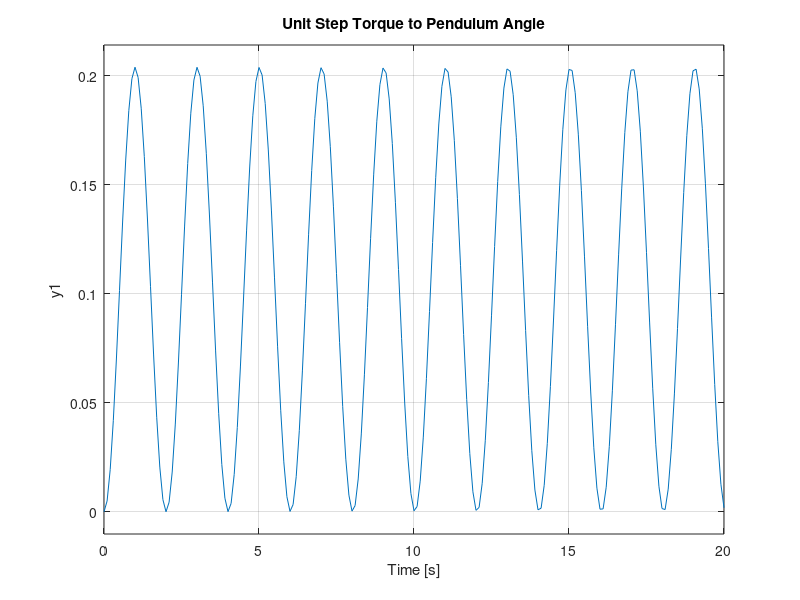
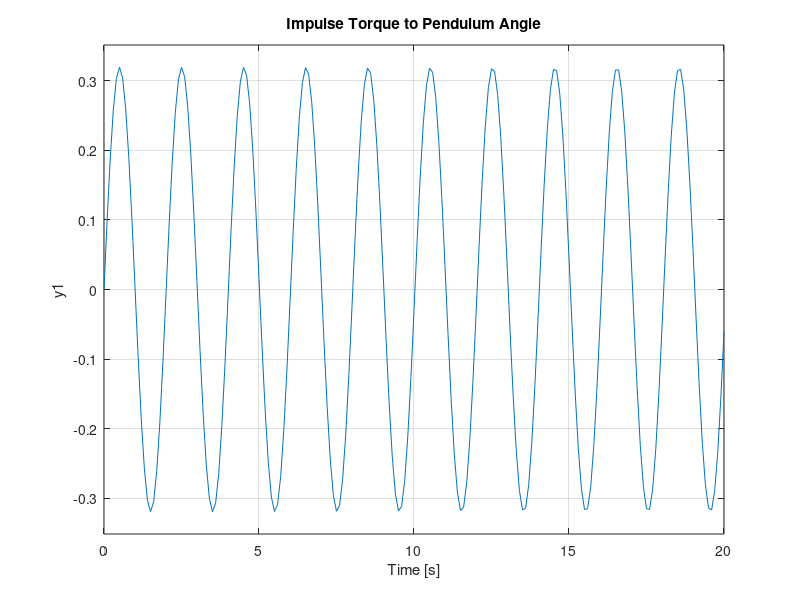
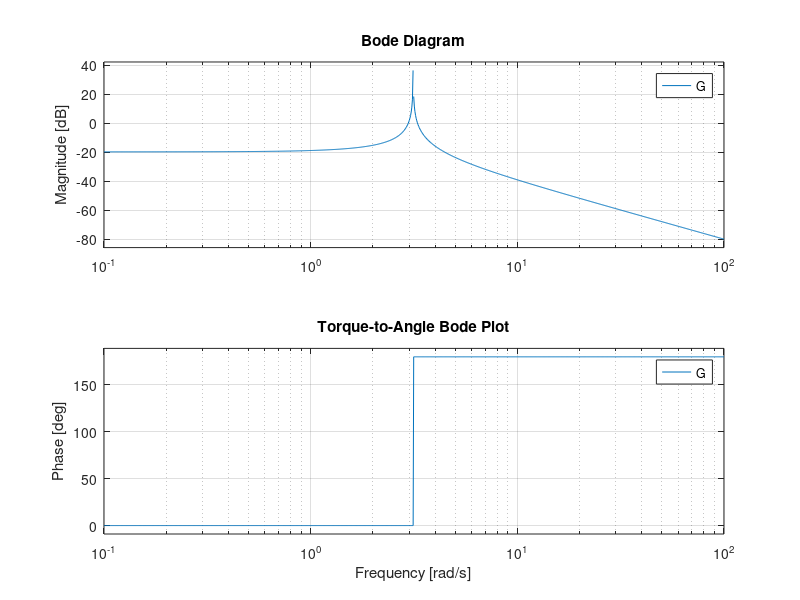

Reproduce these figures in MATLAB, in order.
function [G, info] = pendulum_analysis(m, l, g)
%PENDULUM_ANALYSIS Analyze a torque-driven pendulum model.
%   G = PENDULUM_ANALYSIS() analyzes the unit-step torque response for a
%   pendulum with m = 1 kg, l = 1 m, and g = 9.81 m/s^2.
%
%   [G, INFO] = PENDULUM_ANALYSIS(M, L, G) uses the supplied mass M,
%   length L, and gravitational acceleration G. The transfer function is
%
%                 1 / (m*l^2)
%       G(s) = --------------------,
%                  s^2 + g/l
%
%   The input is applied torque and the output is angular displacement.

if nargin < 1 || isempty(m)
    m = 1;
end
if nargin < 2 || isempty(l)
    l = 1;
end
if nargin < 3 || isempty(g)
    g = 9.81;
end

validateattributes(m, {'numeric'}, {'scalar', 'real', 'finite', 'positive'}, ...
    mfilename, 'm');
validateattributes(l, {'numeric'}, {'scalar', 'real', 'finite', 'positive'}, ...
    mfilename, 'l');
validateattributes(g, {'numeric'}, {'scalar', 'real', 'finite', 'positive'}, ...
    mfilename, 'g');

G = tf(1 / (m * l^2), [1, 0, g / l]);
poles = pole(G);
zeros = zero(G);

info = struct();
info.mass = m;
info.length = l;
info.gravity = g;
info.input = 'Applied torque (N*m)';
info.output = 'Pendulum angle (rad)';
info.poles = poles;
info.zeros = zeros;
info.dc_gain = dcgain(G);
info.is_asymptotically_stable = all(real(poles) < 0);

fprintf('Torque-driven pendulum transfer function:\n');
fprintf('  Mass: %.6g kg\n', m);
fprintf('  Length: %.6g m\n', l);
fprintf('  Gravity: %.6g m/s^2\n\n', g);
disp(G);
fprintf('Poles:\n');
disp(poles);
fprintf('Zeros:\n');
disp(zeros);
fprintf('DC gain: %.6g\n', info.dc_gain);
if info.is_asymptotically_stable
    fprintf('Stability: asymptotically stable\n');
else
    fprintf('Stability: not asymptotically stable (undamped pendulum)\n');
end

figure('Name', 'Pendulum Unit Step Torque Response');
step(G);
grid on;
title('Unit Step Torque to Pendulum Angle');

figure('Name', 'Pendulum Impulse Response');
impulse(G);
grid on;
title('Impulse Torque to Pendulum Angle');

figure('Name', 'Pendulum Bode Plot');
bode(G);
grid on;
title('Torque-to-Angle Bode Plot');
end
